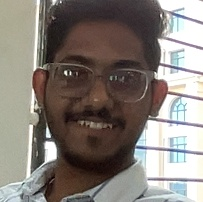
#> input picture data/images/FD7698997/FD7698997_001.jpg, 203 x 202 px
$ python -i utils.py   (imports and definitions only)
#> lines starting #> are read from the running program, lines starting #| are printed output that depends on the picture
### config.py
import os
from pathlib import Path
from dotenv import load_dotenv
load_dotenv()
BASE_DIR        = Path(__file__).resolve().parent
DATA_DIR        = BASE_DIR / "data"
IMAGES_DIR      = DATA_DIR / "images"
ENCODINGS_DIR   = DATA_DIR / "encodings"
ENCODINGS_FILE  = ENCODINGS_DIR / "encodings.pkl"
DATABASE_FILE   = BASE_DIR / "attendance.db"
LOG_FILE        = BASE_DIR / "system.log"
for directory in [IMAGES_DIR, ENCODINGS_DIR]:
    directory.mkdir(parents=True, exist_ok=True)
CAMERA_INDEX        = int(os.getenv("CAMERA_INDEX", "1"))
FRAME_WIDTH         = 640
FRAME_HEIGHT        = 480
FRAME_SKIP          = 3
DETECTION_SCALE     = 0.5
RECOGNITION_MODEL   = "ArcFace"
DETECTOR_BACKEND    = "mediapipe"
SIMILARITY_THRESHOLD = 0.45
MIN_IMAGES_PER_PERSON = 5
CAPTURE_COUNT         = 10
ATTENDANCE_START    = os.getenv("ATTENDANCE_START", "00:00:00")
ATTENDANCE_END      = os.getenv("ATTENDANCE_END",   "23:59:59")
ATTENDANCE_COOLDOWN = 30
LIVENESS_ENABLED         = True
BLINK_THRESHOLD          = 0.25
BLINK_CONSECUTIVE_FRAMES = 2
REQUIRED_BLINKS          = 2
EMAIL_ENABLED   = os.getenv("EMAIL_ENABLED", "false").lower() == "true"
EMAIL_SENDER    = os.getenv("EMAIL_SENDER", "")
EMAIL_PASSWORD  = os.getenv("EMAIL_PASSWORD", "")
EMAIL_RECIPIENT = os.getenv("EMAIL_RECIPIENT", "")
SMTP_HOST       = "smtp.gmail.com"
SMTP_PORT       = 587
FLASK_SECRET_KEY = os.getenv("FLASK_SECRET_KEY", "dev-secret-change-in-production")
FLASK_DEBUG      = os.getenv("FLASK_DEBUG", "false").lower() == "true"
FLASK_PORT       = int(os.getenv("FLASK_PORT", "5001"))
LOG_LEVEL   = "DEBUG" if FLASK_DEBUG else "INFO"
LOG_FORMAT  = "%(asctime)s | %(levelname)-8s | %(name)s | %(message)s"
LOG_DATE    = "%Y-%m-%d %H:%M:%S"
ADMIN_USERNAME = os.getenv("ADMIN_USERNAME", "admin")
ADMIN_PASSWORD = os.getenv("ADMIN_PASSWORD", "admin123")
SESSION_LIFETIME_MINUTES = 60
SUBJECTS = [
    "Mathematics",
    "Data Structures",
    "Computer Networks",
    "Operating Systems",
    "Machine Learning",
    "Database Systems",
    "Software Engineering",
    "General",
]
DEFAULT_SUBJECT = "General"
RECOGNITION_VOTE_FRAMES = 5
RECOGNITION_VOTE_THRESH = 3
LBP_VARIANCE_THRESHOLD  = 150
# [16 lines left out: function print_config, not called in this run]
# [2 lines that do not run on import are left out]

### utils.py
import logging
import smtplib
import time
from datetime import datetime
from email.mime.multipart import MIMEMultipart
from email.mime.text import MIMEText
from pathlib import Path
import cv2
import numpy as np
import config
def setup_logger(name: str) -> logging.Logger:
#> further down, picture is the input picture: shape (202, 203, 3); mean B, G, R 120.3, 126.3, 133.6
    logger = logging.getLogger(name)
    if logger.handlers:
        return logger
    logger.setLevel(getattr(logging, config.LOG_LEVEL, logging.INFO))
    formatter = logging.Formatter(config.LOG_FORMAT, datefmt=config.LOG_DATE)
    ch = logging.StreamHandler()
    ch.setFormatter(formatter)
    logger.addHandler(ch)
    fh = logging.FileHandler(config.LOG_FILE, encoding="utf-8")
    fh.setFormatter(formatter)
    logger.addHandler(fh)
    return logger
logger = setup_logger(__name__)
# [39 lines left out: functions is_attendance_open, is_before_window, get_time_remaining, preprocess_frame, not called in this run]
def equalize_histogram(frame: np.ndarray) -> np.ndarray:
    lab   = cv2.cvtColor(frame, cv2.COLOR_BGR2LAB)
#> lab: shape (202, 203, 3); mean of channels 0, 1, 2 132.2, 130.4, 132.7
    l, a, b = cv2.split(lab)
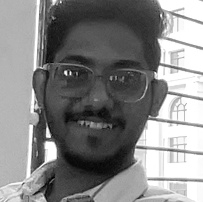
#> l: shape (202, 203); min 2, max 255, mean 132.2
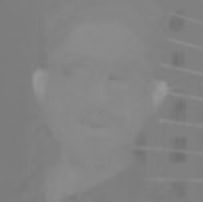
#> a: shape (202, 203); min 111, max 154, mean 130.4
    clahe = cv2.createCLAHE(clipLimit=2.0, tileGridSize=(8, 8))
    l     = clahe.apply(l)
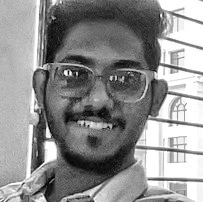
#> l: shape (202, 203); min 2, max 255, mean 142.2
    lab   = cv2.merge((l, a, b))
#> lab: shape (202, 203, 3); mean of channels 0, 1, 2 142.2, 130.4, 132.7
    return cv2.cvtColor(lab, cv2.COLOR_LAB2BGR)
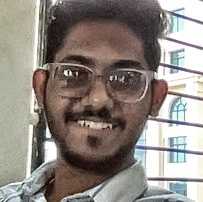
#> returned value: shape (202, 203, 3); mean B, G, R 129.3, 135.5, 143.3
# [83 lines left out: functions align_face, draw_face_box, draw_status_bar, draw_liveness_prompt, send_absent_email, not called in this run]
class CooldownTracker:
    def __init__(self, cooldown_seconds: int = None):
        self.cooldown = cooldown_seconds or config.ATTENDANCE_COOLDOWN
        self._last_seen: dict[str, float] = {}
    # [4 lines left out: function can_mark, not called in this run]
    def mark(self, student_id: str):
        self._last_seen[student_id] = time.time()
    # [5 lines left out: function seconds_until_ready, not called in this run]
# [13 lines not run here, left out]

>>> import cv2
>>> picture = cv2.imread('data/images/FD7698997/FD7698997_001.jpg')
>>> result = equalize_histogram(picture)
